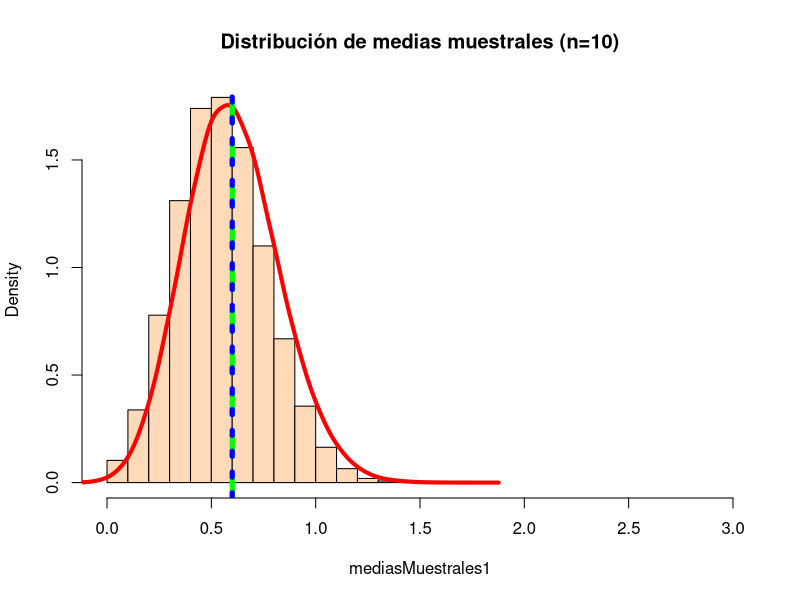
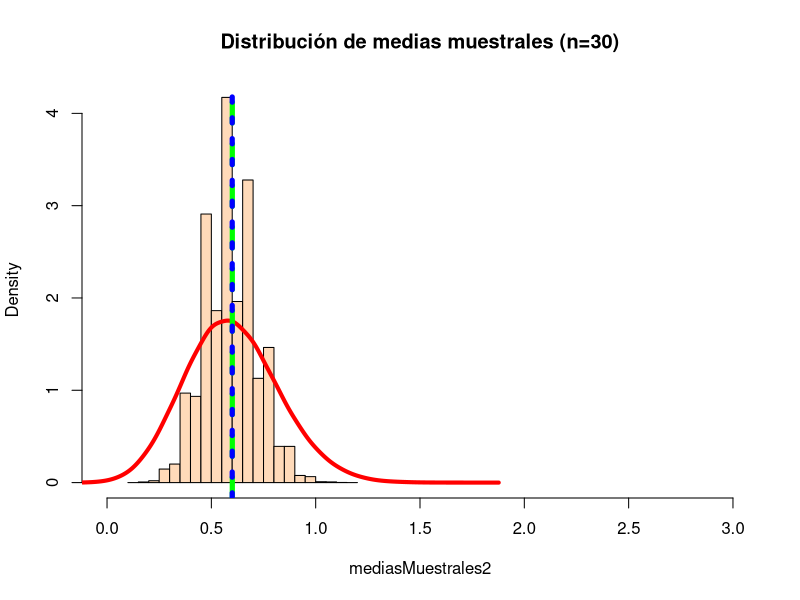
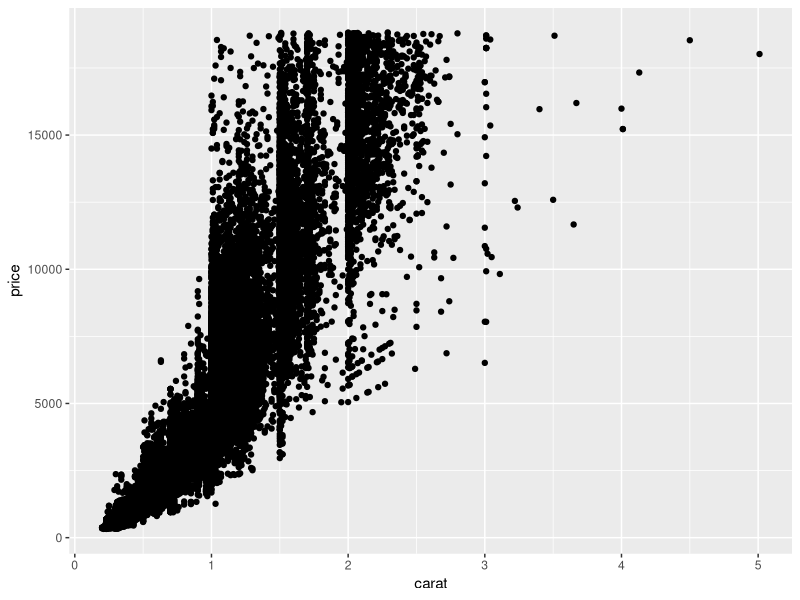
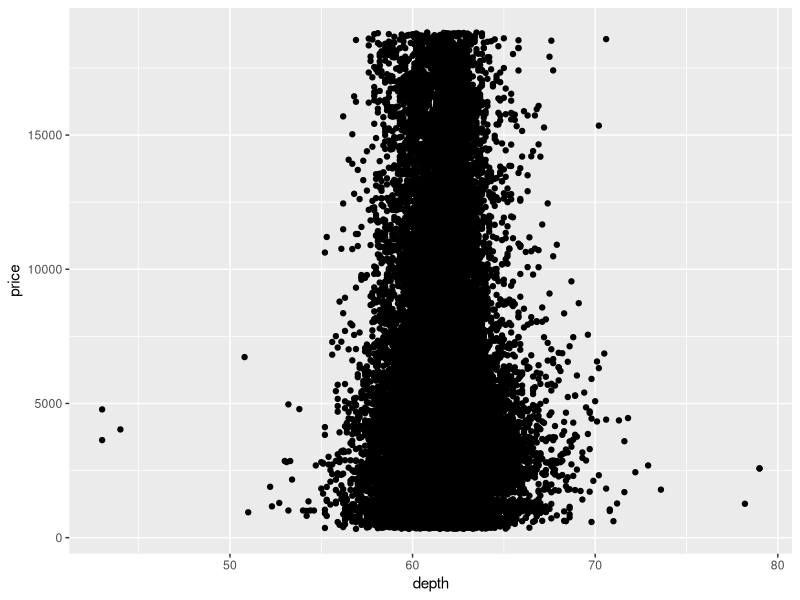
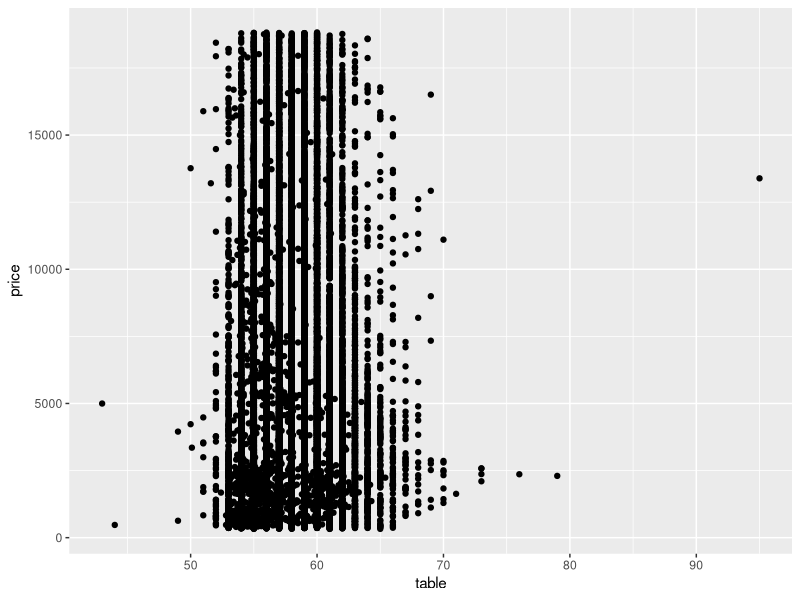
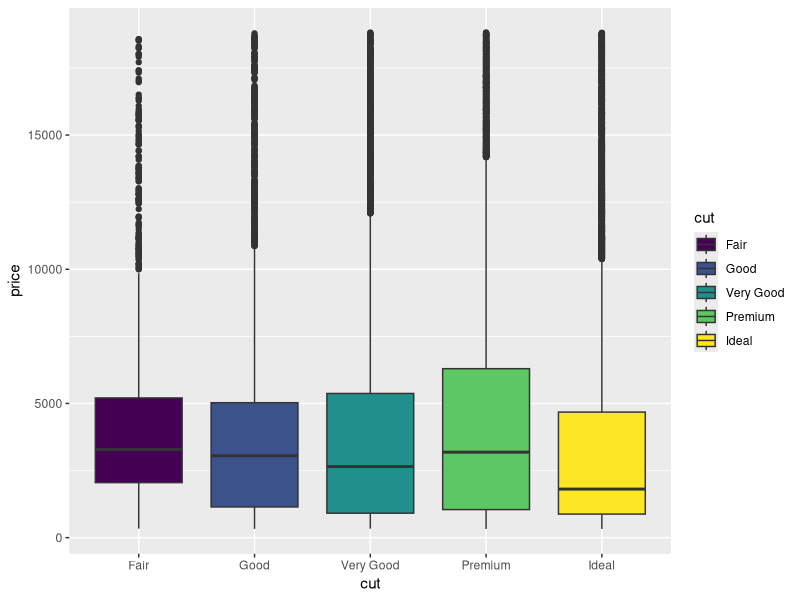
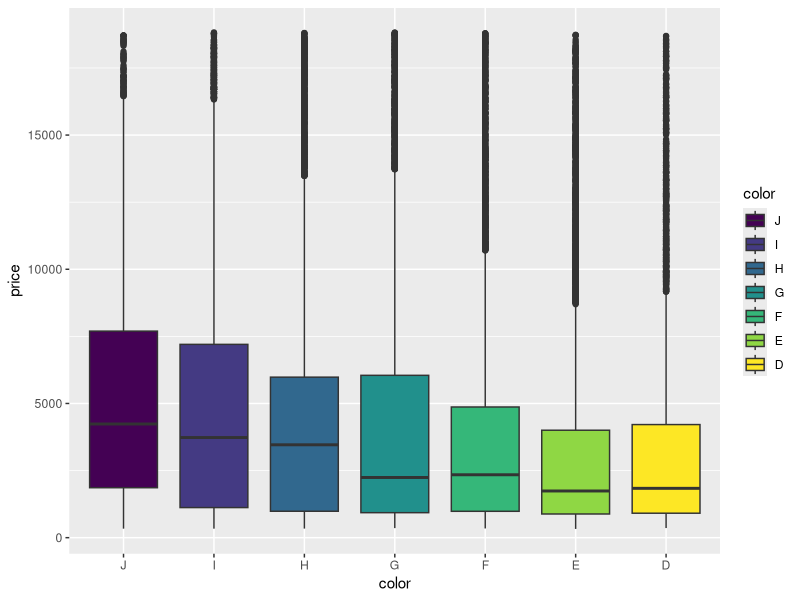
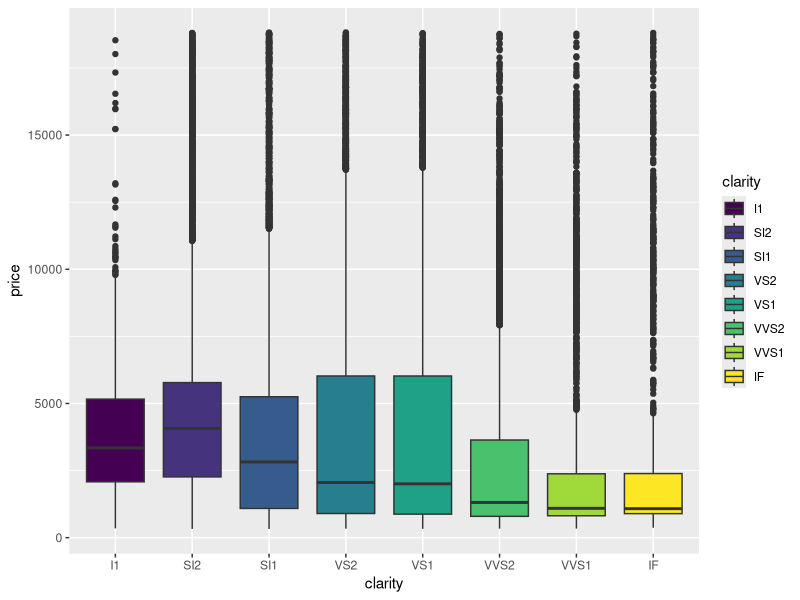

The R source for these figures, in order:
## ---- chunk 1
knitr::opts_chunk$set(echo = TRUE)
## ---- chunk 2
library(tidyverse)
## ---- chunk 3
X1=c(0:3)
pX1=c(64/125,48/125,12/125,1/125)
(tableX1=data.frame(X1,pX1))
## ---- chunk 4
#Media teórica
(mu_t=sum(X1*pX1))
#Varianza teórica
(var_t=sum(((X1-mu_t)^2)*pX1))
## ---- chunk 5
set.seed(2021)
k=100000
## ---- chunk 6
n1=10
mediasMuestrales1 = replicate(k, { 
  muestra = sample(X1, n1, replace = TRUE,prob=pX1)
  mean(muestra)
})
## ---- chunk 7
hist(mediasMuestrales1, breaks = 20, main="Distribución de medias muestrales (n=10)", 
     col="peachpuff", probability = TRUE, xlim=range(X1))
lines(density(mediasMuestrales1,adjust=3), lwd=4, col="red")
abline(v = mean(mediasMuestrales1), lty=2, lwd=5, col="green")
abline(v = mu_t, lty=3, lwd=5, col="blue")
## ---- chunk 8
n2=30
mediasMuestrales2 = replicate(k, { 
  muestra = sample(X1, n2, replace = TRUE,prob=pX1)
  mean(muestra)
})
## ---- chunk 9
hist(mediasMuestrales2, breaks = 20, main="Distribución de medias muestrales (n=30)", 
     col="peachpuff", probability = TRUE, xlim=range(X1))
lines(density(mediasMuestrales1,adjust=3), lwd=4, col="red")
abline(v = mean(mediasMuestrales2), lty=2, lwd=5, col="green")
abline(v = mu_t, lty=3, lwd=5, col="blue")
## ---- chunk 10
X2=c(0:2)
pX2=c(1/2,1/4,1/4)
(tableX2=data.frame(X2,pX2))
## ---- chunk 11
#Media teórica
(mu_t1=sum(X2*pX2))
#Varianza teórica
(var_t1=sum(((X2-mu_t1)^2)*pX2))
## ---- chunk 12
pos=merge(tableX1$X1,tableX2$X2) %>%
  mutate(posSum=x+y,prob=rep(tableX1$pX1,times=3)*rep(tableX2$pX2,each=4))
rename(pos,X1=x,X2=y)

## ---- chunk 13
pos$posSum=as.factor(pos$posSum)
## ---- chunk 14
pos %>%
  group_by(posSum) %>%
  summarise(prob=sum(prob))
## ---- chunk 15
#Media teórica
(mu_t2=sum(as.numeric(paste(pos$posSum))*pos$prob))
## ---- chunk 16
(mu_suma=mu_t+mu_t1)
## ---- chunk 17
set.seed(2021)
k=100000
n3=1
## ---- chunk 18
mediasMuestrales3 = replicate(k, { 
  muestraX1 = sample(X1, n3, replace = TRUE,prob=pX1)
  muestraX2 = sample(X2, n3, replace = TRUE,prob=pX2)
  muestraX1 + muestraX2
})
## ---- chunk 19
(mediaFinal=mean(mediasMuestrales3))
## ---- chunk 20
testResults=read_csv("./data/testResults.csv")
head(testResults)
## ---- chunk 21
names(testResults)
## ---- chunk 22
ResultsTidy = testResults %>%
pivot_longer(week1:week5, names_to = "week") %>%
  separate(gender_age,c("gender","age"),sep="_") %>%
  separate(week,c('w','week'),sep=4)%>%
  mutate(w=NULL) 
ResultsTidy$week=as.numeric(ResultsTidy$week)
ResultsTidy

## ---- chunk 23
head(diamonds)
## ---- chunk 24
names(diamonds)
## ---- chunk 25
ggplot(diamonds, aes(x = carat, y = price)) +
  geom_point()
## ---- chunk 26
ggplot(diamonds, aes(x = depth, y = price)) +
  geom_point()
## ---- chunk 27
ggplot(diamonds, aes(x = table, y = price)) +
  geom_point()
## ---- chunk 28
ggplot(diamonds, aes(x = cut, y = price)) +
  geom_boxplot(aes(fill=cut))
## ---- chunk 29
diamonds %>%
  mutate(color = fct_rev(color)) %>%
  ggplot(aes(x = color, y = price)) +
  geom_boxplot(aes(fill=color))
## ---- chunk 30
ggplot(data = diamonds) +
  geom_boxplot(mapping = aes(x = clarity, y = price,fill=clarity))
## ---- chunk 31
ggplot(diamonds, aes(x = cut, y = carat)) +
  geom_boxplot(aes(fill=cut))
## ---- chunk 32
(who_Ejer=who %>%
  pivot_longer(
    cols = new_sp_m014:newrel_f65, 
    names_to = "key", 
    values_to = "cases", 
    values_drop_na = TRUE
  ) %>% 
  mutate(
    key = stringr::str_replace(key, "newrel", "new_rel")
  ) %>%
  separate(key, c("new", "var", "sexage")) %>% 
  select(-new, -iso2, -iso3) %>% 
  separate(sexage, c("sex", "age"), sep = 1))
## ---- chunk 33
(who_TABLE=who_Ejer %>%
  group_by(country, year, sex) %>%
  summarise(cases = sum(cases)))
## ---- chunk 34
who_TABLE  %>%
  unite(pais_genero, country, sex, remove = FALSE) %>%
  ggplot(aes(x = year, y = cases, group = pais_genero, colour = sex)) +
  geom_line()
## ---- chunk 35
(who_TABLE1=who_Ejer %>%
  group_by(country, year, sex) %>%
  filter(year > 1995) %>%
  summarise(cases = sum(cases)))
## ---- chunk 36
who_TABLE1  %>%
  unite(pais_genero, country, sex, remove = FALSE) %>%
  ggplot(aes(x = year, y = cases, group = pais_genero, colour = sex)) +
  geom_line()
## ---- chunk 37
(paisesTopCases = who_Ejer %>%
  group_by(country) %>%
  summarise(n=sum(cases)) %>%
  filter(n>500000)  %>%
  select(country))
## ---- chunk 38
who_TABLE1  %>%
  filter(country %in% paisesTopCases$country) %>%
  unite(pais_genero, country, sex, remove = FALSE) %>%
  ggplot(aes(x = year, y = cases, group = pais_genero, colour = sex)) +
  geom_line() +
  facet_wrap(~ country,scales='free_y')
